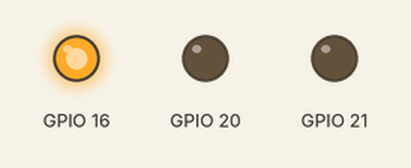
Simulated run of this program. Board: Raspberry Pi (BCM pin numbers). On the bench: output pins drawn as LEDs (lit = HIGH).

Above: at 0.05 s.
At 0.75 s:
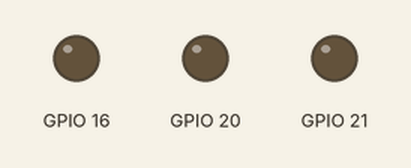
At 1.45 s:
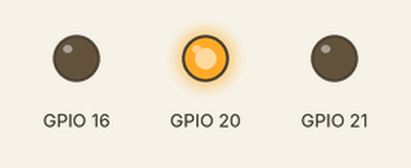
At 2.85 s:
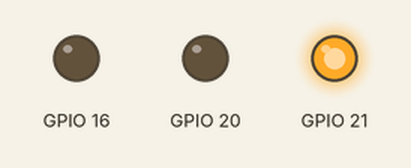
Timing chart, 0 to 3.1 s (numbered marks = the images above):
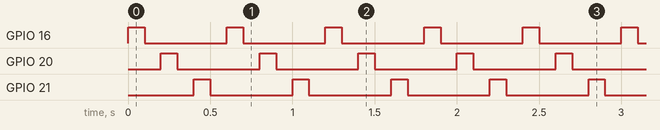

Measured:
- by itself, GPIO 16, GPIO 20, GPIO 21: alternates HIGH for 0.10 s and LOW for 0.50 s

The program:

led_blink.py
```python
import RPi.GPIO as GPIO
import time
GPIO.setwarnings(False)
GPIO.setmode(GPIO.BCM)
GPIO.setup(16, GPIO.OUT)  # BCM 16번 출력으로 설정
GPIO.setup(20, GPIO.OUT)  # BCM 20번 출력으로 설정
GPIO.setup(21, GPIO.OUT)  # BCM 21번 출력으로 설정
try:
    while True:
        GPIO.output(16, True)  # 16번 ON
        time.sleep(0.1)  # 0.1초간 Delay
        GPIO.output(16, False)  # 16번 OFF
        time.sleep(0.1)
        GPIO.output(20, True)  # 20번 ON
        time.sleep(0.1)
        GPIO.output(20, False)  # 20번 OFF
        time.sleep(0.1)
        GPIO.output(21, True)  # 21번 ON
        time.sleep(0.1)
        GPIO.output(21, False)  # 21번 OFF
        time.sleep(0.1)
except KeyboardInterrupt:  # Ctrl + C 입력시 동작.
    pass  # 모든 작업 내용 초기화
finally:  # try구문이 끝나면 반드시 실행
    GPIO.cleanup()
```
